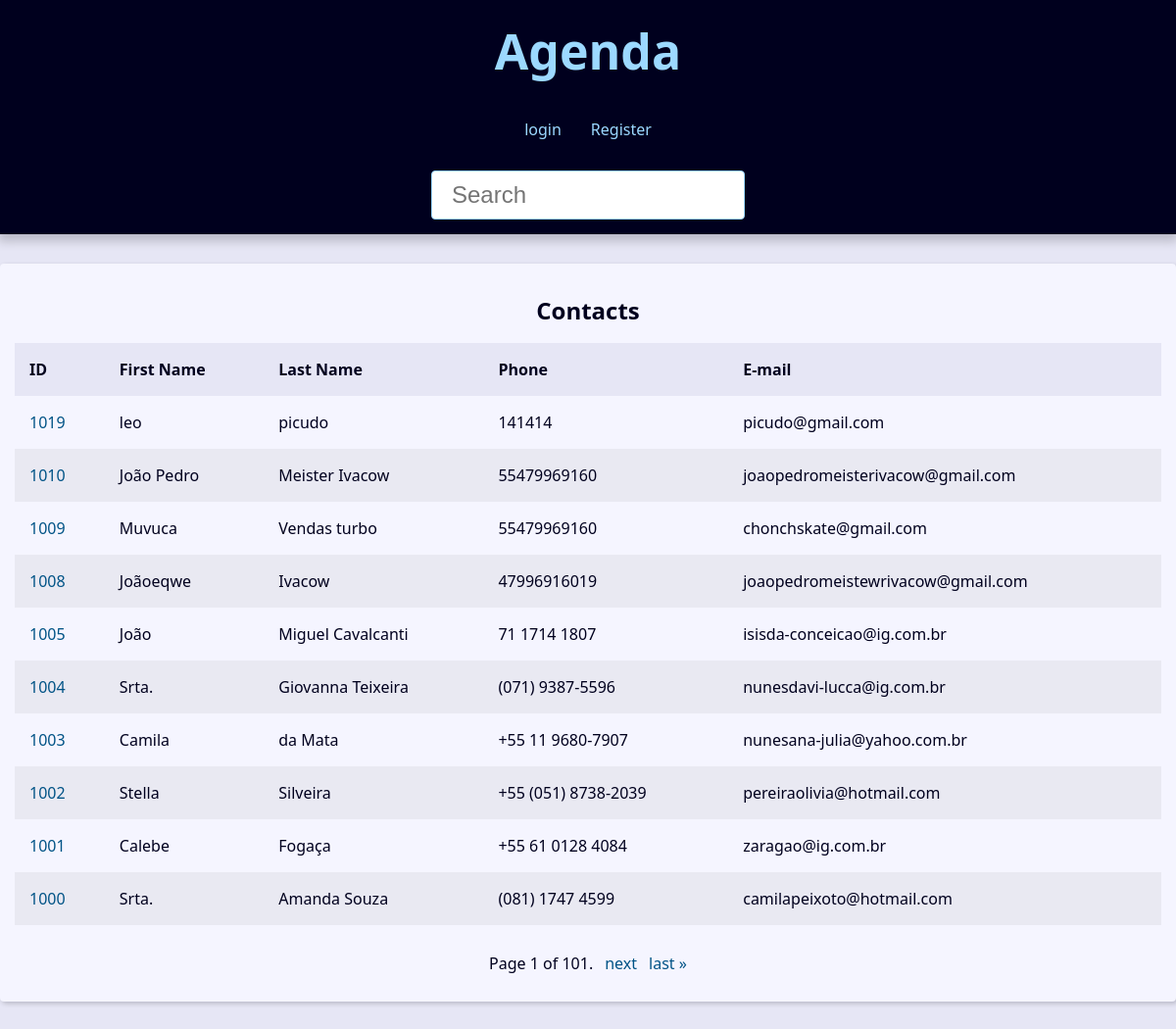
The page / on the database its author committed.
### contact/models.py (models this page shows, shortened)
class Contact(models.Model):
    first_name = models.CharField(max_length=50)
    last_name = models.CharField(max_length=50)
    phone = models.CharField(max_length=50)
    email = models.EmailField(max_length=254, blank=True) #Com o blanck você define se é obrigatório ou não, tem validação imbutida
    created_date = models.DateTimeField(default=timezone.now) #Função que pega a data atual
    description = models.TextField(blank=True)
    show = models.BooleanField(default=True) #Default coloca um falor automático, #Ele é de selecionar
    picture = models.ImageField(blank=True, upload_to='pictures/%Y/%m') #Dentro da pasta média ele vai criar uma pasta pictures / ano / mês
    category = models.ForeignKey(
        Category, on_delete=models.SET_NULL,
        blank=True, null=True #Permito que esse campo seja nulo
    )
    owner = models.ForeignKey(
        User, on_delete=models.SET_NULL,
        blank=True, null=True
    )

### contact/views/contact_views.py (the view)
# urls.py: path('',views.index, name='index'),
def index(request):
    contacts = Contact.objects.all().filter(show=True).order_by('-id') #Se colocar [0:10] ele só pega os 10 primeiros contatos
    print(contacts.query) #Para analisar qual consulta está sendo feita
    paginator = Paginator(contacts,10)
    page_number = request.GET.get("page")
    page_obj = paginator.get_page(page_number)
    context = {
        'page_obj': page_obj,
        'site_title':'Contatos - Agenda',
    }
    return render(
        request,
        'contact/index.html',
        context
    )

### contact/templates/contact/index.html
{% extends 'global/base.html' %}
{% block content %}
{%if page_obj %}
    <div class="responsive-table">
        <table class="contacts-table">
            <caption class="table-caption">
                Contacts
            </caption>
            <thead>
                <tr class="table-row table-row-header">
                    <th class="table-header">ID</th>
                    <th class="table-header">First Name</th>
                    <th class="table-header">Last Name</th>
                    <th class="table-header">Phone</th>
                    <th class="table-header">E-mail</th>
                </tr>
            </thead>
            <tbody>
                {% for contact in page_obj%}
                    <tr class="table-row">
                        <td class="table-cel">
                            <a href="{% url 'contact:contact' contact.id %}" class="table-link">
                                {{contact.id}}
                            </a>
                        </td>
                        <td class="table-cel">
                            {{contact.first_name}}
                        </td>
                        <td class="table-cel">
                            {{contact.last_name}}
                        </td>
                        <td class="table-cel">
                            {{contact.phone}}
                        </td>
                        <td class="table-cel">
                            {{contact.email}}
                        </td>
                    </tr>
                {% endfor %}
            </tbody>
        </table>
    </div>
{% else %}
<div class="single-contact">
    <h1 class="single-contact">
        Nenhum cadastro com esse nome
    </h1>
</div>
{% endif %}
{% endblock content %}

### base_templates/global/base.html (shortened to what this page needs)
{% load static %}
<!DOCTYPE html>
<html lang="pt-br">
<head>
    <link rel="stylesheet" href="{% static 'global/css/style.css' %}">
</head>
<body>
    {% include 'global/partials/_header.html' %}
    <main class="content">
        {% block content %} {% endblock content %}
        {% include 'global/partials/_pagination.html' %}
    </main>
</body>
</html>

### base_templates/global/partials/_header.html (shortened to what this page needs)
<header class="header">
    <h1 class="header-heading">
        <a href="{% url 'contact:index' %}" class="header-link">
            Agenda
        </a>
    </h1>
    <nav class="menu">
        <ul class="menu-list">
           {%if user.is_authenticated%}
                <li class="menu-item">
                    <a href="{% url 'contact:create' %}" class="menu-link"> Create</a>
                </li>
                <li class="menu-item">
                    <a href="{% url 'contact:user_update' %}" class="menu-link"> Update</a>
                </li>
                <li class="menu-item">
                    <a href="{% url 'contact:logout' %}" class="menu-link"> Logout</a>
                </li>
            {% else %}
                <li class="menu-item">
                    <a href="{% url 'contact:login' %}" class="menu-link"> login</a>
                </li>
                <li class="menu-item">
                    <a href="{% url 'contact:register' %}" class="menu-link"> Register</a>
                </li>
            {%endif%}
        </ul>
    </nav>
    <div class="search">
        <form action="{% url 'contact:search'%}" method="get">
            <input type="text" class="search-input" placeholder="Search" id="search" name="q">
        </form>
    </div>
</header>

### base_templates/global/partials/_pagination.html (shortened to what this page needs)
{% if page_obj %}
<div class="pagination">
    <span class="step-links">
        <span class="current">
            Page {{ page_obj.number }} of {{ page_obj.paginator.num_pages }}.
        </span>
        {% if page_obj.has_next %}
            <a href="?page={{ page_obj.next_page_number }}&q={{request.GET.q.strip}}">next</a>
            <a href="?page={{ page_obj.paginator.num_pages }}&q={{request.GET.q.strip}}">last &raquo;</a>
        {% endif %}
    </span>
</div>
{% endif %}

### base_static/global/css/style.css (style rules this page uses)
:root { --spacing: 1.5rem; --link-dark-color: rgb(0, 83, 134); --link-light-color: rgb(156, 217, 255); --clr-white: rgb(245, 245, 255); --clr-black: rgb(0, 0, 30); --clr-light-gray: rgb(230, 230, 245); --clr-dark-shadow-5: rgba(0, 0, 10, 5%); --clr-dark-shadow-10: rgba(0, 0, 10, 10%); --clr-dark-shadow-20: rgba(0, 0, 10, 20%); --clr-light-shadow-5: rgba(200, 200, 255, 5%); --clr-light-shadow-10: rgba(200, 200, 255, 10%); --clr-light-shadow-20: rgba(200, 200, 255, 20%); --main-page-width: 120rem; --table-min-width: 60rem; --biggest-font-size: 5rem; --bigger-font-size: 4rem; --big-font-size: 3.2rem; --medium-font-size: 2.4rem; --small-font-size: 1.6rem; --smaller-font-size: 1.4rem; --smallest-font-size: 1.2rem; --transition-fast: 300ms; --transition-medium: 600ms; --transition-slow: 1s; --default-border-radius: 4px; }
*, *::before, *::after { margin: 0; padding: 0; box-sizing: border-box; }
html { font-size: 62.5%; }
body { font-family: system-ui, -apple-system, BlinkMacSystemFont, 'Segoe UI', Roboto, Oxygen, Ubuntu, Cantarell, 'Open Sans', 'Helvetica Neue', sans-serif; line-height: 1.5; font-size: var(--small-font-size); color: var(--clr-black); -webkit-font-smoothing: antialiased; background: var(--clr-light-gray); }
.header { background: var(--clr-black); padding: var(--spacing); box-shadow: 0 5px 10px 2px var(--clr-dark-shadow-20); z-index: 1; position: relative; }
.header-heading { font-size: var(--biggest-font-size); text-align: center; }
.header-link { color: var(--link-light-color); text-decoration: none; transition: filter var(--transition-fast) ease-in-out; }
.menu { margin: var(--spacing); }
.menu-list { list-style: none; display: flex; justify-content: center; flex-flow: row wrap; }
.menu-link { display: block; padding: var(--spacing); color: var(--link-light-color); text-decoration: none; transition: background-color var(--transition-fast) ease-in-out; border-radius: var(--default-border-radius); }
.content { max-width: var(--main-page-width); margin: calc(var(--spacing) * 2) auto; padding: var(--spacing); background: var(--clr-white); box-shadow: 2px 2px 5px var(--clr-dark-shadow-20); border-radius: var(--default-border-radius); }
.responsive-table { width: 100%; overflow-x: auto; }
.contacts-table { width: 100%; min-width: var(--table-min-width); border-collapse: collapse; }
.table-caption { font-size: var(--medium-font-size); font-weight: bold; padding: var(--spacing); }
.table-row { text-align: left; text-overflow: ellipsis; transition: background-color var(--transition-fast) ease-in-out; }
.table-row:nth-of-type(2n) { background: var(--clr-dark-shadow-5); }
.table-row-header { background: var(--clr-light-gray); color: var(--clr-black); }
.table-cel, .table-header { padding: var(--spacing); }
.table-link { color: var(--link-dark-color); transition: color var(--transition-fast) ease-in-out; text-decoration: none; }
.pagination { margin-top: var(--spacing); display: flex; justify-content: center; padding: calc(var(--spacing) * 0.8); font-size: var(--small-font-size); }
.pagination .step-links { display: flex; gap: calc(var(--spacing) * 0.8); }
.pagination .step-links a { color: var(--link-dark-color); transition: color var(--transition-fast) ease-in-out; text-decoration: none; display: block; }
.search { display: flex; justify-content: center; }
.search-input { font-size: var(--medium-font-size); padding: 1rem 2rem; width: 100%; max-width: 32rem; border-radius: var(--default-border-radius); border: 1px solid var(--link-light-color); }

### rows shown on the page
Contact: id "1019", first_name "leo", last_name "picudo", phone "141414", email "picudo@gmail.com"
Contact: id "1010", first_name "João Pedro", last_name "Meister Ivacow", phone "55479969160", email "joaopedromeisterivacow@gmail.com"
Contact: id "1009", first_name "Muvuca", last_name "Vendas turbo", phone "55479969160", email "chonchskate@gmail.com"
Contact: id "1008", first_name "Joãoeqwe", last_name "Ivacow", phone "47996916019", email "joaopedromeistewrivacow@gmail.com"
Contact: id "1005", first_name "João", last_name "Miguel Cavalcanti", phone "71 1714 1807", email "isisda-conceicao@ig.com.br"
Contact: id "1004", first_name "Srta.", last_name "Giovanna Teixeira", phone "(071) 9387-5596", email "nunesdavi-lucca@ig.com.br"
Contact: id "1003", first_name "Camila", last_name "da Mata", phone "+55 11 9680-7907", email "nunesana-julia@yahoo.com.br"
Contact: id "1002", first_name "Stella", last_name "Silveira", phone "+55 (051) 8738-2039", email "pereiraolivia@hotmail.com"
Contact: id "1001", first_name "Calebe", last_name "Fogaça", phone "+55 61 0128 4084", email "zaragao@ig.com.br"
Contact: id "1000", first_name "Srta.", last_name "Amanda Souza", phone "(081) 1747 4599", email "camilapeixoto@hotmail.com"

### other values the page prints
{{ page_obj.number }} "1"
{{ page_obj.paginator.num_pages }} "101"
